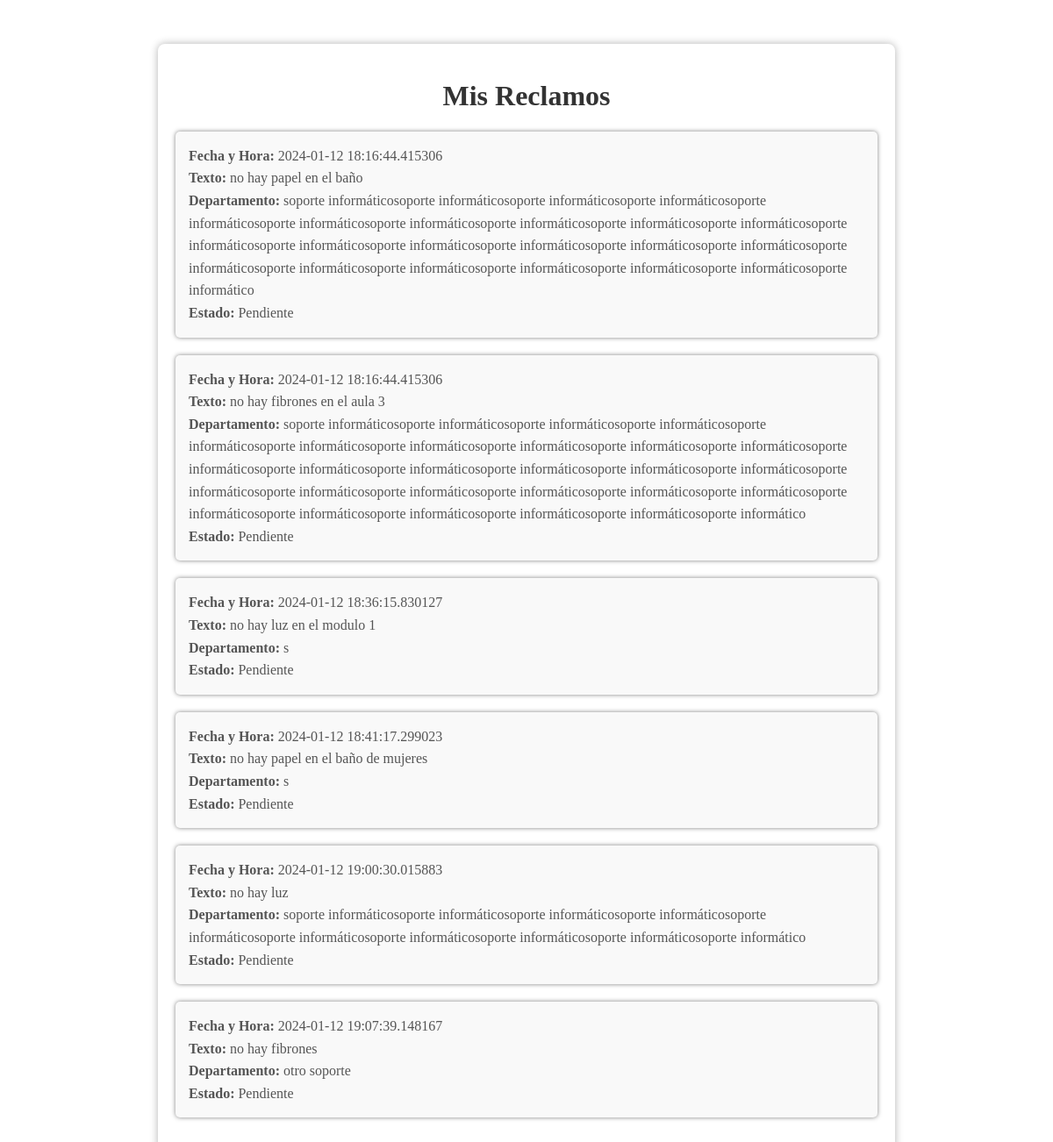
The app's page /mis_reclamos (signed in), older data.
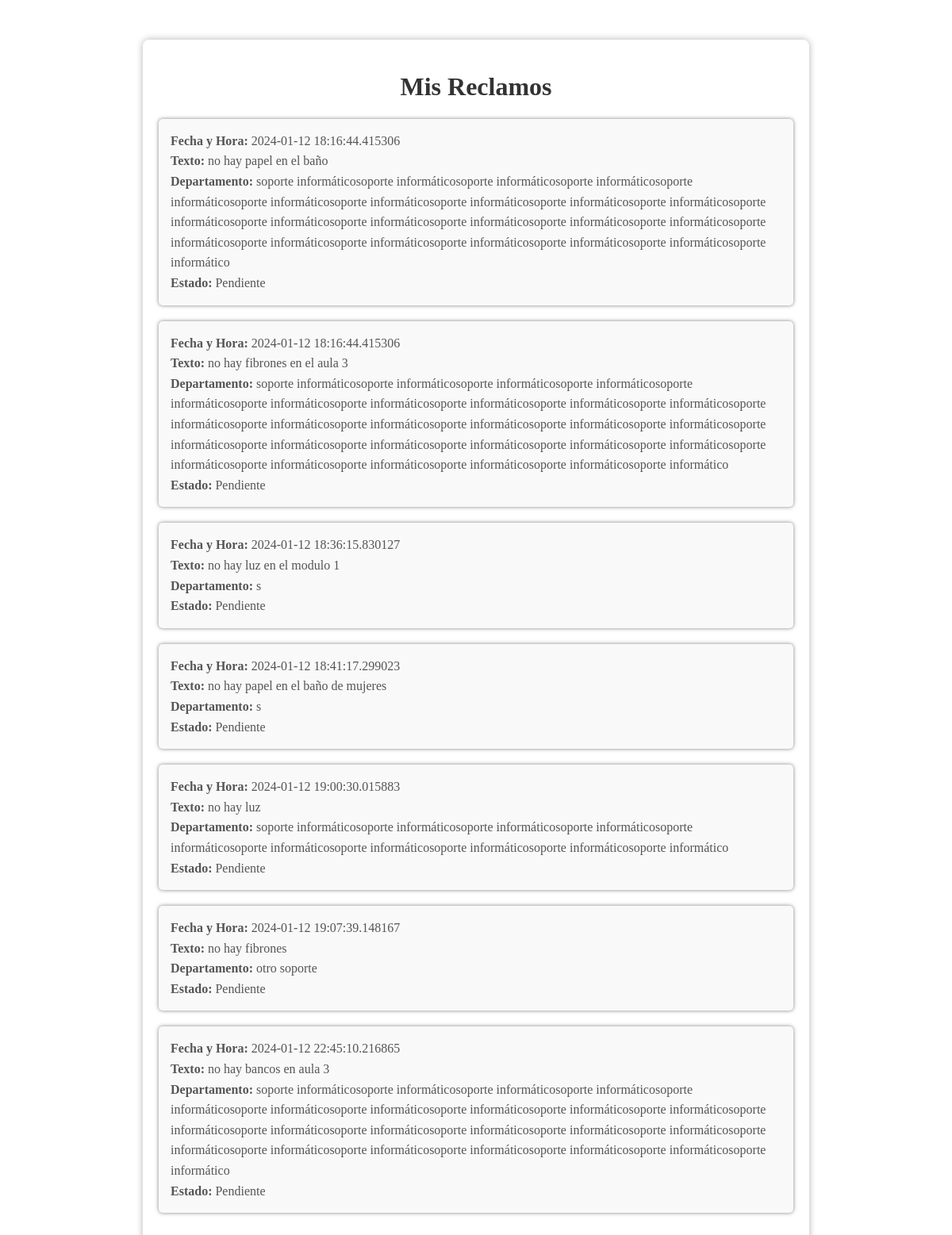
The same page, newer data.
### modules/reclamo.py (models this page shows, shortened)
class Reclamo(UserMixin, db.Model):
    __tablename__ = 'reclamo'
    id = Column(Integer(), primary_key=True)
    id_usuario_creador = Column(Integer(), nullable=False) #id del usuario que lo creo
    fecha_hora = Column(DateTime(), default=datetime.now())
    texto = Column(Text(), nullable=False)
    depto = Column(String(20), nullable=False) # derivar_reclamo cambia el dpto
    estado = Column(String(50), nullable=False, default="Pendiente")
    id_usuarios_adheridos = Column(String(1000), nullable=True)

### server.py (the view)
@app.route('/mis_reclamos', methods=['GET', 'POST'])
@login_required #asegura que el usuario esté registrado
def mis_reclamos():
    reclamos_usuario = Reclamo.query.filter_by(id_usuario_creador=current_user.id).all()
    return render_template('mis_reclamos.html', reclamos=reclamos_usuario)

### server.py (called while the page is built)
@login_manager.user_loader
def user_loader(user_id):
    print(user_id)
    return db.session.get(Usuario, user_id)

### templates/mis_reclamos.html (shortened to what this page needs)
<!DOCTYPE html>
<html lang="es">
<head>
</head>
<body>
    <div style="max-width: 800px; margin: 50px auto; background-color: #fff; padding: 20px; border-radius: 8px; box-shadow: 0 0 10px rgba(0, 0, 0, 0.3);">
        <h1 style="color: #333; text-align: center;">Mis Reclamos</h1>
        <ul style="list-style: none; padding: 0;">
            {% for reclamo in reclamos %}
                <li style="margin-bottom: 20px; padding: 15px; background-color: #f9f9f9; border-radius: 5px; box-shadow: 0 0 5px rgba(0, 0, 0, 0.5);">
                    <div style="font-size: 16px; line-height: 1.6; color: #555;">
                        <strong>Fecha y Hora:</strong> {{ reclamo.fecha_hora }}<br>
                        <strong>Texto:</strong> {{ reclamo.texto }}<br>
                        <strong>Departamento:</strong> {{ reclamo.depto }}<br>
                        <strong>Estado:</strong> {{ reclamo.estado }}<br>
                    </div>
                </li>
            {% endfor %}
        </ul>
    </div>
</body>
</html>

Row changes from the older to the newer data that the page shows:
added Reclamo: fecha_hora "2024-01-12 22:45:10.216865", texto "no hay bancos en aula 3", depto "soporte informáticosoporte informáticosoporte informáticosoporte informáticosoporte informáticosoporte informáticosoporte informáticosoporte informáticosoporte informáticosoporte informáticosoporte informáticosoporte informáticosoporte informáticosoporte informáticosoporte informáticosoporte informáticosoporte informáticosoporte informáticosoporte informáticosoporte informáticosoporte informáticosoporte informáticosoporte informático", estado "Pendiente"
